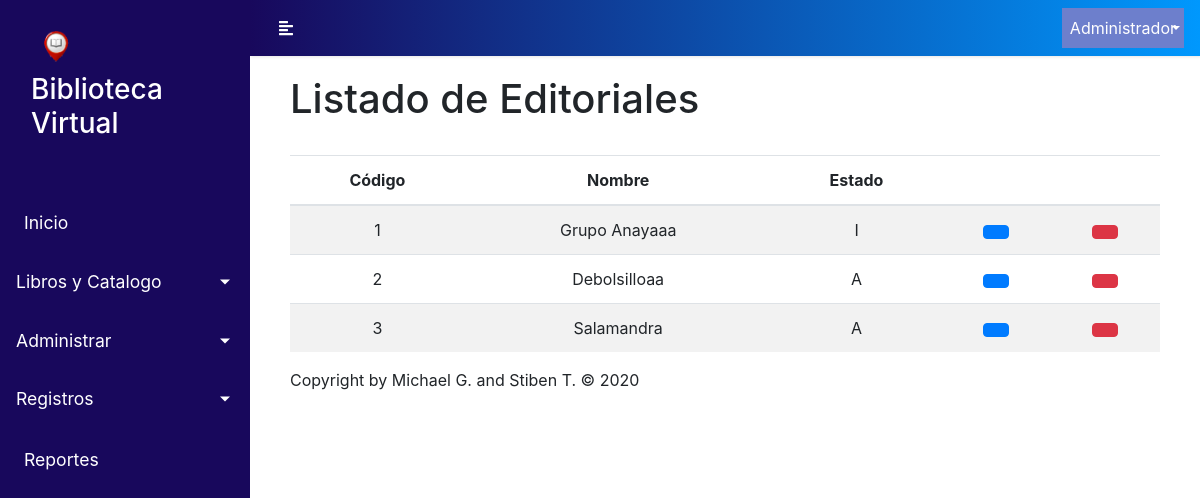
Screenshot of /manage-editorials.php with the database file from the repository.
### tables this page shows
CREATE TABLE `editorial` (
  `ideditorial` int(100) NOT NULL,
  `descripcion` varchar(200) NOT NULL,
  `estado` varchar(1) NOT NULL
);

### php/consultas.php (called while the page is built, shortened)
<?php
	function lista_editorial(){
		include('connect.php');
		$sql="SELECT * FROM editorial";
		return $result=$conexion->query($sql);
	}
?>

### manage-editorials.php (the view, shortened to what this page needs)
<?php include "php/consultas.php";?>
<!DOCTYPE html>
<html lang="en">
<head>
    <link rel="stylesheet" href="./css/main.css">
    <link rel="stylesheet" href="./librerias/bootstrap4/bootstrap.min.css">
    <link href="https://unpkg.com/ionicons@4.5.10-0/dist/css/ionicons.min.css" rel="stylesheet">
    <link
      rel="stylesheet"
      href="https://cdnjs.cloudflare.com/ajax/libs/malihu-custom-scrollbar-plugin/3.1.5/jquery.mCustomScrollbar.min.css"
    />
</head>
<body>
<?php include "header.php";
?>
<div class="panel panel-default">
    <div class="panel-heading">
        <h1>Listado de Editoriales</h1>
    </div>
    <div class="panel-body">
    <br>
        <table class="table table-striped" style="text-align: center;">
            <thead>
                <tr>
                    <th>Código</th>
                    <th>Nombre</th>
                    <th>Estado</th>
                    <th></th>
                    <th></th>
                </tr>
            </thead>
            <tbody>
                <?php
                    $query = lista_editorial();
                    while ($row = $query->fetch_assoc()) {
                        echo"
                            <tr>
                                <td>".$row['ideditorial']."</td>
                                <td>".$row['descripcion']."</td>
                                <td>".$row['estado']."</td>
                                <td> <a data-toggle='tooltip' title='Editar' href='update_editorial.php?id=".base64_encode($row['ideditorial'])."' class='btn btn-primary'> <i class='icon ion-md-create'></i> </a> </td>
                                <td> <a data-toggle='tooltip' title='Anular' href='php/registros-crud/editorial.php?accion=DLT&id=".$row['ideditorial']."' class='btn btn-danger'> <i class='icon ion-md-trash'></i> </a></td>
                        ";
                    }
                ?>
            </tbody>
        </table>
    </div>
<?php include "footer.php"; ?>
</body>
</html>

### css/main.css (style rules this page uses)
:root { --bleu: #18085c; --white: #ffffff; --gris: #efefef; }
body { font-family: "Muli", sans-serif; font-weight: 300; color: var(--primary); }
.btn-primary { background-color: var(--primary); border: 0; }
a, a:hover, a:focus { color: inherit; text-decoration: none; transition: all 0.3s; }

### rows the page displays
editorial: ideditorial "1", descripcion "Grupo Anayaaa", estado "I"
editorial: ideditorial "2", descripcion "Debolsilloaa", estado "A"
editorial: ideditorial "3", descripcion "Salamandra", estado "A"
